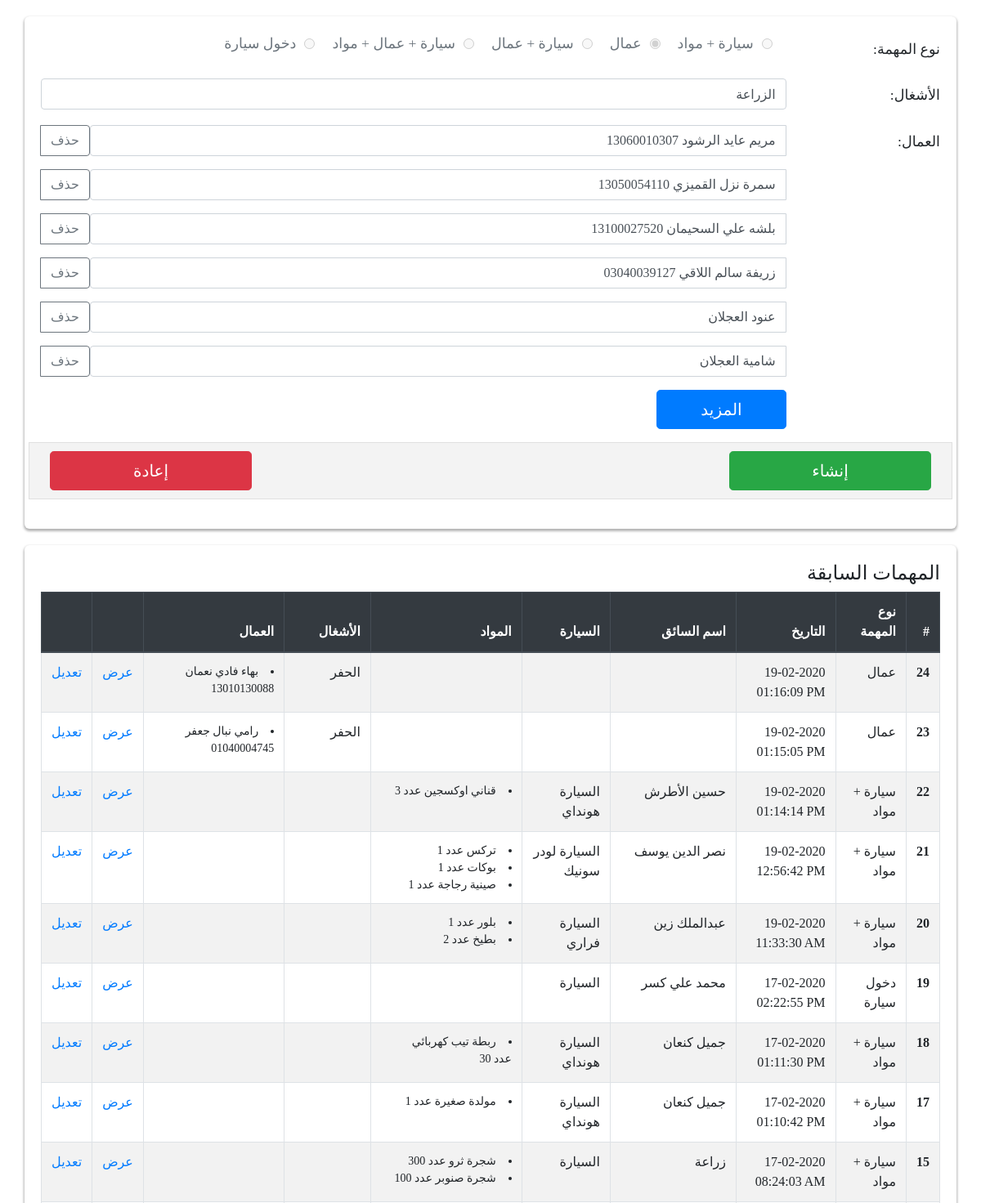
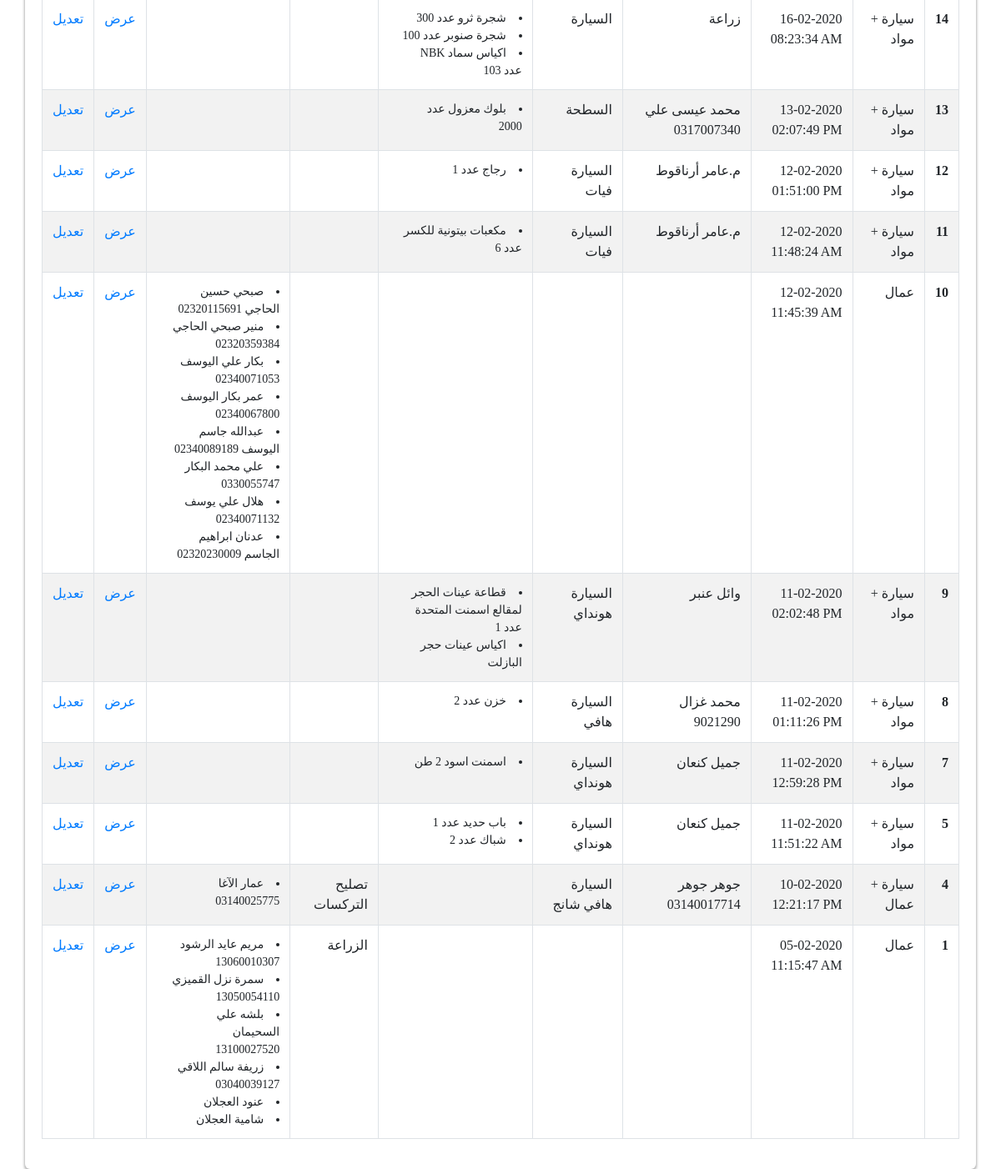
Screenshot of /?id=1 with the database file from the repository (2 pictures, top to bottom).
### tables this page shows
CREATE TABLE IF NOT EXISTS `missions` (
  `ID` int(11) NOT NULL AUTO_INCREMENT,
  `Date` text NOT NULL,
  `Vehicle` text NOT NULL,
  `VehicleNum` text NOT NULL,
  `Driver` text NOT NULL,
  `Items` text NOT NULL,
  `Workers` text NOT NULL,
  `WorkersWork` text,
  `Type` int(2) NOT NULL,
  `Custom` int(2) NOT NULL,
  `CustomData` mediumtext NOT NULL,
  PRIMARY KEY (`ID`)
);

### index.php (the view, shortened to what this page needs)
<?php
require("header.php");
if(isset($_GET['id'])) {
    $id = $_GET['id'];
    $sql1="SELECT * FROM missions WHERE id =".$id;
    mysqli_query($connection,"set names utf8");
    $result=mysqli_query($connection,$sql1);
    $edit=mysqli_fetch_assoc($result);
}
?>
<body class="inputBody">
    <section class="container formContainer">
        <form action="add.php" method="post">
            <div class="form-group row">
                <label class="col-sm-2 col-form-label" for="driver">نوع المهمة: </label>
                <div class="col-sm-10">
                    <?php if(!isset($edit)) {?>
                        <div class="form-check form-check-inline">
                            <input class="form-check-input" type="radio" name="type" id="carType" value="1">
                            <label class="form-check-label" for="carType">سيارة + مواد</label>
                        </div>
                        <div class="form-check form-check-inline">
                            <input class="form-check-input" type="radio" name="type" id="carType1" value="2">
                            <label class="form-check-label" for="carType1">عمال</label>
                        </div>
                        <div class="form-check form-check-inline">
                            <input class="form-check-input" type="radio" name="type" id="carType2" value="3">
                            <label class="form-check-label" for="carType2">سيارة + عمال</label>
                        </div>
                        <div class="form-check form-check-inline">
                            <input class="form-check-input" type="radio" name="type" id="carType3" value="4">
                            <label class="form-check-label" for="carType3">سيارة + عمال + مواد</label>
                        </div>
                        <div class="form-check form-check-inline">
                            <input class="form-check-input" type="radio" name="type" id="carType4" value="5">
                            <label class="form-check-label" for="carType4">دخول سيارة</label>
                        </div>
                    <?php } else if ($edit['Type'] == 2) {
                        preg_match_all('/<li>(.*?)<\/li>/s', $edit['Workers'], $workersPlain);
                        ?>
                        <div class="form-check form-check-inline">
                            <input class="form-check-input" type="radio" name="type" id="carType" value="1">
                            <label class="form-check-label" for="carType">سيارة + مواد</label>
                        </div>
                        <div class="form-check form-check-inline">
                            <input class="form-check-input" type="radio" name="type" id="carType1" checked value="2">
                            <label class="form-check-label" for="carType1">عمال</label>
                        </div>
                        <div class="form-check form-check-inline">
                            <input class="form-check-input" type="radio" name="type" id="carType2" value="3">
                            <label class="form-check-label" for="carType2">سيارة + عمال</label>
                        </div>
                        <div class="form-check form-check-inline">
                            <input class="form-check-input" type="radio" name="type" id="carType3" value="4">
                            <label class="form-check-label" for="carType3">سيارة + عمال + مواد</label>
                        </div>
                        <div class="form-check form-check-inline">
                            <input class="form-check-input" type="radio" name="type" id="carType4" value="5">
                            <label class="form-check-label" for="carType4">دخول سيارة</label>
                        </div>
                        <?php } else if ($edit['Type'] == 3) {
                            preg_match_all('/<li>(.*?)<\/li>/s', $edit['Items'], $itemsPlain);
                            preg_match_all('/<li>(.*?)<\/li>/s', $edit['Workers'], $workersPlain);
                        ?>
                        <div class="form-check form-check-inline">
                            <input class="form-check-input" type="radio" name="type" id="carType" value="1">
                            <label class="form-check-label" for="carType">سيارة + مواد</label>
                        </div>
                        <div class="form-check form-check-inline">
                            <input class="form-check-input" type="radio" name="type" id="carType1" value="2">
                            <label class="form-check-label" for="carType1">عمال</label>
                        </div>
                        <div class="form-check form-check-inline">
                            <input class="form-check-input" type="radio" name="type" id="carType2" checked value="3">
                            <label class="form-check-label" for="carType2">سيارة + عمال</label>
                        </div>
                        <div class="form-check form-check-inline">
                            <input class="form-check-input" type="radio" name="type" id="carType3" value="4">
                            <label class="form-check-label" for="carType3">سيارة + عمال + مواد</label>
                        </div>
                        <div class="form-check form-check-inline">
                            <input class="form-check-input" type="radio" name="type" id="carType4" value="5">
                            <label class="form-check-label" for="carType4">دخول سيارة</label>
                        </div>
                        <?php } else if ($edit['Type'] == 4){
                            preg_match_all('/<li>(.*?)<\/li>/s', $edit['Items'], $itemsPlain);
                            preg_match_all('/<li>(.*?)<\/li>/s', $edit['Workers'], $workersPlain);
                        ?>
                        <div class="form-check form-check-inline">
                            <input class="form-check-input" type="radio" name="type" id="carType" value="1">
                            <label class="form-check-label" for="carType">سيارة + مواد</label>
                        </div>
                        <div class="form-check form-check-inline">
                            <input class="form-check-input" type="radio" name="type" id="carType1" value="2">
                            <label class="form-check-label" for="carType1">عمال</label>
                        </div>
                        <div class="form-check form-check-inline">
                            <input class="form-check-input" type="radio" name="type" id="carType2" value="3">
                            <label class="form-check-label" for="carType2">سيارة + عمال</label>
                        </div>
                        <div class="form-check form-check-inline">
                            <input class="form-check-input" type="radio" name="type" id="carType3" checked value="4">
                            <label class="form-check-label" for="carType3">سيارة + عمال + مواد</label>
                        </div>
                        <div class="form-check form-check-inline">
                            <input class="form-check-input" type="radio" name="type" id="carType4" value="5">
                            <label class="form-check-label" for="carType4">دخول سيارة</label>
                        </div>
                        <?php } else if ($edit['Type'] == 5) {?>
                        <div class="form-check form-check-inline">
                            <input class="form-check-input" type="radio" name="type" id="carType" value="1">
                            <label class="form-check-label" for="carType">سيارة + مواد</label>
                        </div>
                        <div class="form-check form-check-inline">
                            <input class="form-check-input" type="radio" name="type" id="carType1" value="2">
                            <label class="form-check-label" for="carType1">عمال</label>
                        </div>
                        <div class="form-check form-check-inline">
                            <input class="form-check-input" type="radio" name="type" id="carType2" value="3">
                            <label class="form-check-label" for="carType2">سيارة + عمال</label>
                        </div>
                        <div class="form-check form-check-inline">
                            <input class="form-check-input" type="radio" name="type" id="carType3" value="4">
                            <label class="form-check-label" for="carType3">سيارة + عمال + مواد</label>
                        </div>
                        <div class="form-check form-check-inline">
                            <input class="form-check-input" type="radio" name="type" id="carType4" checked value="5">
                            <label class="form-check-label" for="carType4">دخول سيارة</label>
                        </div>
                    <?php } ?>
                </div>
            </div>
            <div class="form-group row" id="workersWorkForm">
                <label class="col-sm-2 col-form-label" for="workersWork">الأشغال:  </label>
                <div class="col-sm-10">
                    <?php if(!isset($edit)) {?>
                    <input type="text" class="form-control" id="workersWork" name="workersWork">
                    <?php } else {?>
                    <input type="text" class="form-control" id="workersWork" value="<?php echo $edit['WorkersWork']; ?>" name="workersWork">
                    <?php } ?>
                </div>
            </div>
            <div class="form-group row" id="workersForm">
                <label class="col-sm-2 col-form-label" for="worker1">العمال: </label>
                <div class="col-sm-10" id="workerContainer">
                <?php if(!isset($edit)) {?>
                    <div class="input-group mb-3">
                        <input type="text" class="form-control" id="worker1" name="worker1">
                        <div class="input-group-append">
                            <button class="btn btn-outline-secondary" id="remove" type="button">حذف</button>
                        </div>
                    </div>
                    <?php $lastWorkerKey = 1;} else if(isset($edit) && $edit['Type'] === '2' || $edit['Type'] === '3' || $edit['Type'] === '4') {
                        foreach ($workersPlain[1] as $key => $value) {
                    ?>
                        <div class="input-group mb-3">
                            <input type="text" class="form-control" id="worker<?php echo $key ?>" name="worker<?php echo $key+1 ?>" value="<?php echo $value;?>">
                            <div class="input-group-append">
                                <button class="btn btn-outline-secondary" id="remove" type="button">حذف</button>
                            </div>
                        </div>
                    <?php $lastWorkerKey = $key+1; }}?>
                </div>
                <div class="col-2"></div>
                <div class="col-2">
                    <button type="button" id="addMoreWorker" class="btn btn-primary btn-lg btn-block">المزيد</button>
                </div>
            </div>
            <div class="form-group row buttonBlock">
                <div class="col-3">
                    <button type="submit" id="submit" class="btn btn-success btn-lg btn-block">إنشاء</button>
                </div>
                <div class="col-6"></div>
                <div class="col-3">
                    <a href="index.php" id="reset" class="btn btn-danger btn-lg btn-block">إعادة</a>
                </div>
            </div>
        </form>
    </section>
    <section class="container formContainer">
    <div class="row">
        <div class="col-12">
            <h4>المهمات السابقة</h4>
        </div>
    </div>
    <div class="row">
        <div class="col-12">
            <table class="table table-striped table-bordered table-hover">
                <thead class="thead-dark">
                    <tr>
                        <th scope="col">#</th>
                        <th scope="col">نوع المهمة</th>
                        <th scope="col">التاريخ</th>
                        <th scope="col">اسم السائق</th>
                        <th scope="col">السيارة</th>
                        <th scope="col">المواد</th>
                        <th scope="col">الأشغال</th>
                        <th scope="col">العمال</th>
                        <th scope="col"></th>
                        <th scope="col"></th>
                    </tr>
                </thead>
                <tbody>
                <?php
                    $sql="SELECT * FROM missions ORDER BY `ID` DESC";
                    mysqli_query($connection,"set names utf8");
                    $result=mysqli_query($connection,$sql);
                    while($item=mysqli_fetch_assoc($result)) {
                ?>
                    <tr>
                        <th scope="row"><?php echo $item['ID'] ?></th>
                        <td><?php
                        switch($item['Type']) {
                            case '1':
                                echo "سيارة + مواد";
                                break;
                            case '2':
                                echo "عمال";
                                break;
                            case '3':
                                echo "سيارة + عمال";
                                break;
                            case '5':
                                echo "دخول سيارة";
                                break;
                        }
                        ?></td>
                        <td style="direction: ltr;"><?php echo $item['Date']?></td>
                        <td><?php echo $item['Driver']?></td>
                        <td><?php echo $item['Vehicle']?></td>
                        <td class="smallList"><?php echo $item['Items']?></td>
                        <td><?php echo $item['WorkersWork']?></td>
                        <td class="smallList"><?php echo $item['Workers']?></td>
                        <td><a href="mission.php?id=<?php echo $item['ID'] ?>">عرض</a></td>
                        <td><a href="?id=<?php echo $item['ID'] ?>">تعديل</a></td>
                    </tr>
                    <?php
    }
    ?>
                </tbody>
            </table>
        </div>
    </div>
    </section>
</body>
<?php require("footer.php")?>

### header.php (style rules this page uses)
html,body { margin: 0 auto; direction: rtl; font-family: "Arial, Helvetica, sans-serif" }
.inputBody { text-align:right; }
.formContainer { background-color: #fff; margin-top: 20px; padding: 20px; border-radius: 6px; box-shadow: 0 2px 3px 1px #b5b5b5; }
.form-check-label { margin-right: 10px; font-size: 1.1rem; }
.smallList li { font-size: 14px; }
.buttonBlock { padding: 10px; background-color: #f3f3f3; border: 1px solid #e0e0e0; }
.col-form-label { font-size: 1.1rem; }
section { position:relative; }
li { padding-left: 15px; font-size: 1.3rem; }

### rows the page displays
missions: workersWork "الزراعة", ID "1", Type "عمال", Date "05-02-2020 11:15:47 AM", WorkersWork "الزراعة", Workers "مريم عايد الرشود 13060010307 سمرة نزل القميزي 13050054110 بلشه علي السحيمان 13100027520 زريفة سالم اللاقي 03040039127 عنود العجلان شامية العجلان"
missions: ID "24", Type "عمال", Date "19-02-2020 01:16:09 PM", WorkersWork "الحفر", Workers "بهاء فادي نعمان 13010130088"
missions: ID "23", Type "عمال", Date "19-02-2020 01:15:05 PM", WorkersWork "الحفر", Workers "رامي نبال جعفر 01040004745"
missions: ID "22", Type "سيارة + مواد", Date "19-02-2020 01:14:14 PM", Driver "حسين الأطرش", Vehicle "السيارة هونداي", Items "قناني اوكسجين عدد 3"
missions: ID "21", Type "سيارة + مواد", Date "19-02-2020 12:56:42 PM", Driver "نصر الدين يوسف", Vehicle "السيارة لودر سونيك", Items "تركس عدد 1 بوكات عدد 1 صينية رجاجة عدد 1"
missions: ID "20", Type "سيارة + مواد", Date "19-02-2020 11:33:30 AM", Driver "عبدالملك زين", Vehicle "السيارة فراري", Items "بلور عدد 1 بطيخ عدد 2"
missions: ID "19", Type "دخول سيارة", Date "17-02-2020 02:22:55 PM", Driver "محمد علي كسر", Vehicle "السيارة"
missions: ID "18", Type "سيارة + مواد", Date "17-02-2020 01:11:30 PM", Driver "جميل كنعان", Vehicle "السيارة هونداي", Items "ربطة تيب كهربائي عدد 30"
missions: ID "17", Type "سيارة + مواد", Date "17-02-2020 01:10:42 PM", Driver "جميل كنعان", Vehicle "السيارة هونداي", Items "مولدة صغيرة عدد 1"
missions: ID "15", Type "سيارة + مواد", Date "17-02-2020 08:24:03 AM", Driver "زراعة", Vehicle "السيارة", Items "شجرة ثرو عدد 300 شجرة صنوبر عدد 100"
missions: ID "14", Type "سيارة + مواد", Date "16-02-2020 08:23:34 AM", Driver "زراعة", Vehicle "السيارة", Items "شجرة ثرو عدد 300 شجرة صنوبر عدد 100 اكياس سماد NBK عدد 103"
missions: ID "13", Type "سيارة + مواد", Date "13-02-2020 02:07:49 PM", Driver "محمد عيسى علي 0317007340", Vehicle "السطحة", Items "بلوك معزول عدد 2000"
missions: ID "12", Type "سيارة + مواد", Date "12-02-2020 01:51:00 PM", Driver "م.عامر أرناقوط", Vehicle "السيارة فيات", Items "رجاج عدد 1"
missions: ID "11", Type "سيارة + مواد", Date "12-02-2020 11:48:24 AM", Driver "م.عامر أرناقوط", Vehicle "السيارة فيات", Items "مكعبات بيتونية للكسر عدد 6"
missions: ID "10", Type "عمال", Date "12-02-2020 11:45:39 AM", Workers "صبحي حسين الحاجي 02320115691 منير صبحي الحاجي 02320359384 بكار علي اليوسف 02340071053 عمر بكار اليوسف 02340067800 عبدالله جاسم اليوسف 02340089189 علي محمد البكار 0330055747 هلال علي يوسف 02340071132 عدنان ابراهيم الجاسم 02320230009"
missions: ID "9", Type "سيارة + مواد", Date "11-02-2020 02:02:48 PM", Driver "وائل عنبر", Vehicle "السيارة هونداي", Items "قطاعة عينات الحجر لمقالع اسمنت المتحدة عدد 1 اكياس عينات حجر البازلت"
missions: ID "8", Type "سيارة + مواد", Date "11-02-2020 01:11:26 PM", Driver "محمد غزال 9021290", Vehicle "السيارة هافي", Items "خزن عدد 2"
missions: ID "7", Type "سيارة + مواد", Date "11-02-2020 12:59:28 PM", Driver "جميل كنعان", Vehicle "السيارة هونداي", Items "اسمنت اسود 2 طن"
missions: ID "5", Type "سيارة + مواد", Date "11-02-2020 11:51:22 AM", Driver "جميل كنعان", Vehicle "السيارة هونداي", Items "باب حديد عدد 1 شباك عدد 2"
missions: ID "4", Type "سيارة + عمال", Date "10-02-2020 12:21:17 PM", Driver "جوهر جوهر 03140017714", Vehicle "السيارة هافي شانج", WorkersWork "تصليح التركسات", Workers "عمار الآغا 03140025775"
